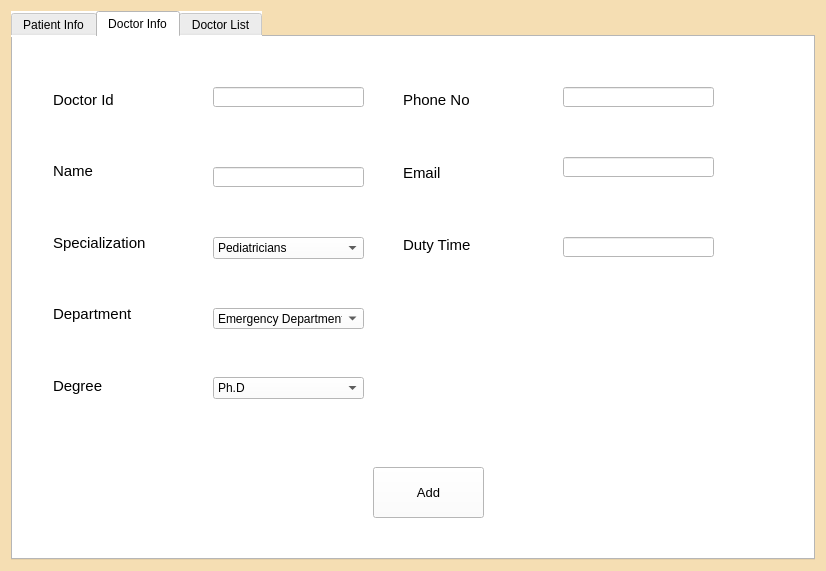
<?xml version="1.0" encoding="UTF-8"?>
<ui version="4.0">
 <class>Dialog</class>
 <widget class="QDialog" name="Dialog">
  <property name="geometry">
   <rect>
    <x>0</x>
    <y>0</y>
    <width>826</width>
    <height>571</height>
   </rect>
  </property>
  <property name="windowTitle">
   <string>AdminForm</string>
  </property>
  <property name="styleSheet">
   <string notr="true">background:rgb(245,222,179)</string>
  </property>
  <layout class="QGridLayout" name="gridLayout">
   <item row="0" column="0">
    <widget class="QTabWidget" name="tabWidget">
     <property name="styleSheet">
      <string notr="true">background:white</string>
     </property>
     <property name="currentIndex">
      <number>1</number>
     </property>
     <widget class="QWidget" name="tab">
      <attribute name="title">
       <string>Patient Info</string>
      </attribute>
      <widget class="QLineEdit" name="lineEdit_patientId">
       <property name="enabled">
        <bool>false</bool>
       </property>
       <property name="geometry">
        <rect>
         <x>160</x>
         <y>70</y>
         <width>113</width>
         <height>20</height>
        </rect>
       </property>
      </widget>
      <widget class="QLineEdit" name="lineEdit_patientName">
       <property name="geometry">
        <rect>
         <x>160</x>
         <y>140</y>
         <width>113</width>
         <height>20</height>
        </rect>
       </property>
      </widget>
      <widget class="QLineEdit" name="lineEdit_city">
       <property name="geometry">
        <rect>
         <x>160</x>
         <y>360</y>
         <width>113</width>
         <height>20</height>
        </rect>
       </property>
      </widget>
      <widget class="QLineEdit" name="lineEdit_age">
       <property name="geometry">
        <rect>
         <x>160</x>
         <y>290</y>
         <width>113</width>
         <height>20</height>
        </rect>
       </property>
      </widget>
      <widget class="QLineEdit" name="lineEdit_phone">
       <property name="geometry">
        <rect>
         <x>600</x>
         <y>130</y>
         <width>113</width>
         <height>20</height>
        </rect>
       </property>
      </widget>
      <widget class="QLineEdit" name="lineEdit_fathername">
       <property name="geometry">
        <rect>
         <x>600</x>
         <y>60</y>
         <width>113</width>
         <height>21</height>
        </rect>
       </property>
      </widget>
      <widget class="QLineEdit" name="lineEdit_email">
       <property name="geometry">
        <rect>
         <x>600</x>
         <y>210</y>
         <width>113</width>
         <height>20</height>
        </rect>
       </property>
      </widget>
      <widget class="QComboBox" name="comboBox_gender">
       <property name="geometry">
        <rect>
         <x>160</x>
         <y>210</y>
         <width>111</width>
         <height>22</height>
        </rect>
       </property>
       <item>
        <property name="text">
         <string>Female</string>
        </property>
       </item>
       <item>
        <property name="text">
         <string>Male</string>
        </property>
       </item>
      </widget>
      <widget class="QComboBox" name="comboBox_doctor">
       <property name="geometry">
        <rect>
         <x>600</x>
         <y>280</y>
         <width>111</width>
         <height>22</height>
        </rect>
       </property>
      </widget>
      <widget class="QPushButton" name="pushButton_add_patient">
       <property name="geometry">
        <rect>
         <x>360</x>
         <y>430</y>
         <width>101</width>
         <height>51</height>
        </rect>
       </property>
       <property name="font">
        <font>
         <pointsize>10</pointsize>
        </font>
       </property>
       <property name="text">
        <string>Add</string>
       </property>
      </widget>
      <widget class="QWidget" name="layoutWidget">
       <property name="geometry">
        <rect>
         <x>20</x>
         <y>40</y>
         <width>91</width>
         <height>361</height>
        </rect>
       </property>
       <layout class="QVBoxLayout" name="verticalLayout">
        <item>
         <widget class="QLabel" name="label">
          <property name="font">
           <font>
            <pointsize>11</pointsize>
           </font>
          </property>
          <property name="text">
           <string>Patient Id</string>
          </property>
         </widget>
        </item>
        <item>
         <widget class="QLabel" name="label_2">
          <property name="font">
           <font>
            <pointsize>11</pointsize>
           </font>
          </property>
          <property name="text">
           <string>Name</string>
          </property>
         </widget>
        </item>
        <item>
         <widget class="QLabel" name="label_3">
          <property name="font">
           <font>
            <pointsize>11</pointsize>
           </font>
          </property>
          <property name="text">
           <string>Gender</string>
          </property>
         </widget>
        </item>
        <item>
         <widget class="QLabel" name="label_4">
          <property name="font">
           <font>
            <pointsize>11</pointsize>
           </font>
          </property>
          <property name="text">
           <string>Age</string>
          </property>
         </widget>
        </item>
        <item>
         <widget class="QLabel" name="label_5">
          <property name="font">
           <font>
            <pointsize>11</pointsize>
           </font>
          </property>
          <property name="text">
           <string>City</string>
          </property>
         </widget>
        </item>
       </layout>
      </widget>
      <widget class="QWidget" name="layoutWidget">
       <property name="geometry">
        <rect>
         <x>460</x>
         <y>40</y>
         <width>91</width>
         <height>281</height>
        </rect>
       </property>
       <layout class="QVBoxLayout" name="verticalLayout_2">
        <item>
         <widget class="QLabel" name="label_6">
          <property name="font">
           <font>
            <pointsize>11</pointsize>
           </font>
          </property>
          <property name="text">
           <string>FatherName</string>
          </property>
         </widget>
        </item>
        <item>
         <widget class="QLabel" name="label_7">
          <property name="font">
           <font>
            <pointsize>11</pointsize>
           </font>
          </property>
          <property name="text">
           <string>Phone</string>
          </property>
         </widget>
        </item>
        <item>
         <widget class="QLabel" name="label_8">
          <property name="font">
           <font>
            <pointsize>11</pointsize>
           </font>
          </property>
          <property name="text">
           <string>Email</string>
          </property>
         </widget>
        </item>
        <item>
         <widget class="QLabel" name="label_9">
          <property name="font">
           <font>
            <pointsize>11</pointsize>
           </font>
          </property>
          <property name="text">
           <string>Doctor</string>
          </property>
         </widget>
        </item>
       </layout>
      </widget>
     </widget>
     <widget class="QWidget" name="tab_2">
      <attribute name="title">
       <string>Doctor Info</string>
      </attribute>
      <widget class="QLineEdit" name="lineEdit_doctorId">
       <property name="enabled">
        <bool>false</bool>
       </property>
       <property name="geometry">
        <rect>
         <x>200</x>
         <y>50</y>
         <width>151</width>
         <height>20</height>
        </rect>
       </property>
      </widget>
      <widget class="QLineEdit" name="lineEdit_doctorName">
       <property name="geometry">
        <rect>
         <x>200</x>
         <y>130</y>
         <width>151</width>
         <height>20</height>
        </rect>
       </property>
      </widget>
      <widget class="QLineEdit" name="lineEdit_doctorPhone">
       <property name="geometry">
        <rect>
         <x>550</x>
         <y>50</y>
         <width>151</width>
         <height>20</height>
        </rect>
       </property>
      </widget>
      <widget class="QLineEdit" name="lineEdit_doctorEmail">
       <property name="geometry">
        <rect>
         <x>550</x>
         <y>120</y>
         <width>151</width>
         <height>20</height>
        </rect>
       </property>
      </widget>
      <widget class="QLineEdit" name="lineEdit_dutyTime">
       <property name="geometry">
        <rect>
         <x>550</x>
         <y>200</y>
         <width>151</width>
         <height>20</height>
        </rect>
       </property>
      </widget>
      <widget class="QComboBox" name="comboBox_specialization">
       <property name="geometry">
        <rect>
         <x>200</x>
         <y>200</y>
         <width>151</width>
         <height>22</height>
        </rect>
       </property>
       <item>
        <property name="text">
         <string>Pediatricians</string>
        </property>
       </item>
       <item>
        <property name="text">
         <string>Dentist</string>
        </property>
       </item>
       <item>
        <property name="text">
         <string>Geriatricians</string>
        </property>
       </item>
       <item>
        <property name="text">
         <string>Dermatologists</string>
        </property>
       </item>
       <item>
        <property name="text">
         <string>Opthalmologists</string>
        </property>
       </item>
       <item>
        <property name="text">
         <string>Neurologists</string>
        </property>
       </item>
       <item>
        <property name="text">
         <string>General Surgeons</string>
        </property>
       </item>
       <item>
        <property name="text">
         <string>Orthopaedic</string>
        </property>
       </item>
       <item>
        <property name="text">
         <string>Cardiologists</string>
        </property>
       </item>
      </widget>
      <widget class="QComboBox" name="comboBox_department">
       <property name="geometry">
        <rect>
         <x>200</x>
         <y>271</y>
         <width>151</width>
         <height>21</height>
        </rect>
       </property>
       <item>
        <property name="text">
         <string>Emergency Department</string>
        </property>
       </item>
       <item>
        <property name="text">
         <string>Teeth Department</string>
        </property>
       </item>
       <item>
        <property name="text">
         <string>Eye Department</string>
        </property>
       </item>
       <item>
        <property name="text">
         <string>Genriatric Department</string>
        </property>
       </item>
       <item>
        <property name="text">
         <string>Cardio Department</string>
        </property>
       </item>
       <item>
        <property name="text">
         <string>Orthopaedic Department</string>
        </property>
       </item>
       <item>
        <property name="text">
         <string>Plastic Surgery Department</string>
        </property>
       </item>
       <item>
        <property name="text">
         <string>Paediatric Medical Ward</string>
        </property>
       </item>
       <item>
        <property name="text">
         <string>Birth Center</string>
        </property>
       </item>
       <item>
        <property name="text">
         <string>Neurology Department</string>
        </property>
       </item>
       <item>
        <property name="text">
         <string>Infectious Diseases </string>
        </property>
       </item>
      </widget>
      <widget class="QComboBox" name="comboBox_degree">
       <property name="geometry">
        <rect>
         <x>200</x>
         <y>340</y>
         <width>151</width>
         <height>22</height>
        </rect>
       </property>
       <item>
        <property name="text">
         <string>Ph.D</string>
        </property>
       </item>
       <item>
        <property name="text">
         <string>M.D</string>
        </property>
       </item>
      </widget>
      <widget class="QPushButton" name="pushButton_add_doctor">
       <property name="geometry">
        <rect>
         <x>360</x>
         <y>430</y>
         <width>111</width>
         <height>51</height>
        </rect>
       </property>
       <property name="font">
        <font>
         <pointsize>10</pointsize>
        </font>
       </property>
       <property name="text">
        <string>Add</string>
       </property>
      </widget>
      <widget class="QWidget" name="layoutWidget">
       <property name="geometry">
        <rect>
         <x>40</x>
         <y>30</y>
         <width>111</width>
         <height>351</height>
        </rect>
       </property>
       <layout class="QVBoxLayout" name="verticalLayout_3">
        <item>
         <widget class="QLabel" name="label_10">
          <property name="font">
           <font>
            <pointsize>11</pointsize>
           </font>
          </property>
          <property name="text">
           <string>Doctor Id</string>
          </property>
         </widget>
        </item>
        <item>
         <widget class="QLabel" name="label_11">
          <property name="font">
           <font>
            <pointsize>11</pointsize>
           </font>
          </property>
          <property name="text">
           <string>Name</string>
          </property>
         </widget>
        </item>
        <item>
         <widget class="QLabel" name="label_12">
          <property name="font">
           <font>
            <pointsize>11</pointsize>
           </font>
          </property>
          <property name="text">
           <string>Specialization</string>
          </property>
         </widget>
        </item>
        <item>
         <widget class="QLabel" name="label_13">
          <property name="font">
           <font>
            <pointsize>11</pointsize>
           </font>
          </property>
          <property name="text">
           <string>Department</string>
          </property>
         </widget>
        </item>
        <item>
         <widget class="QLabel" name="label_14">
          <property name="font">
           <font>
            <pointsize>11</pointsize>
           </font>
          </property>
          <property name="text">
           <string>Degree</string>
          </property>
         </widget>
        </item>
       </layout>
      </widget>
      <widget class="QWidget" name="layoutWidget">
       <property name="geometry">
        <rect>
         <x>390</x>
         <y>30</y>
         <width>111</width>
         <height>211</height>
        </rect>
       </property>
       <layout class="QVBoxLayout" name="verticalLayout_4">
        <item>
         <widget class="QLabel" name="label_15">
          <property name="font">
           <font>
            <pointsize>11</pointsize>
           </font>
          </property>
          <property name="text">
           <string>Phone No</string>
          </property>
         </widget>
        </item>
        <item>
         <widget class="QLabel" name="label_16">
          <property name="font">
           <font>
            <pointsize>11</pointsize>
           </font>
          </property>
          <property name="text">
           <string>Email</string>
          </property>
         </widget>
        </item>
        <item>
         <widget class="QLabel" name="label_17">
          <property name="font">
           <font>
            <pointsize>11</pointsize>
           </font>
          </property>
          <property name="text">
           <string>Duty Time</string>
          </property>
         </widget>
        </item>
       </layout>
      </widget>
     </widget>
     <widget class="QWidget" name="tab_3">
      <attribute name="title">
       <string>Doctor List</string>
      </attribute>
      <widget class="QLabel" name="label_18">
       <property name="geometry">
        <rect>
         <x>140</x>
         <y>50</y>
         <width>91</width>
         <height>41</height>
        </rect>
       </property>
       <property name="font">
        <font>
         <pointsize>11</pointsize>
        </font>
       </property>
       <property name="text">
        <string>Department</string>
       </property>
      </widget>
      <widget class="QLabel" name="label_19">
       <property name="geometry">
        <rect>
         <x>140</x>
         <y>110</y>
         <width>91</width>
         <height>41</height>
        </rect>
       </property>
       <property name="font">
        <font>
         <pointsize>11</pointsize>
        </font>
       </property>
       <property name="text">
        <string>Specialization</string>
       </property>
      </widget>
      <widget class="QComboBox" name="comboBox_department_2">
       <property name="geometry">
        <rect>
         <x>270</x>
         <y>60</y>
         <width>211</width>
         <height>31</height>
        </rect>
       </property>
       <property name="font">
        <font>
         <pointsize>10</pointsize>
        </font>
       </property>
       <item>
        <property name="text">
         <string>Emergency Department</string>
        </property>
       </item>
       <item>
        <property name="text">
         <string>Teeth Department</string>
        </property>
       </item>
       <item>
        <property name="text">
         <string>Eye Department</string>
        </property>
       </item>
       <item>
        <property name="text">
         <string>Genriatric Department</string>
        </property>
       </item>
       <item>
        <property name="text">
         <string>Carido Department</string>
        </property>
       </item>
       <item>
        <property name="text">
         <string>Orthopaedic Department</string>
        </property>
       </item>
       <item>
        <property name="text">
         <string>Plastic Surgery Department</string>
        </property>
       </item>
       <item>
        <property name="text">
         <string>Paediatric Medical Ward</string>
        </property>
       </item>
       <item>
        <property name="text">
         <string>Birth Center</string>
        </property>
       </item>
       <item>
        <property name="text">
         <string>Neurology Department</string>
        </property>
       </item>
       <item>
        <property name="text">
         <string>Infectious Diseases</string>
        </property>
       </item>
      </widget>
      <widget class="QComboBox" name="comboBox_specialization_2">
       <property name="geometry">
        <rect>
         <x>270</x>
         <y>120</y>
         <width>211</width>
         <height>31</height>
        </rect>
       </property>
       <property name="font">
        <font>
         <pointsize>10</pointsize>
        </font>
       </property>
       <item>
        <property name="text">
         <string>Pediatricians</string>
        </property>
       </item>
       <item>
        <property name="text">
         <string>Dentist</string>
        </property>
       </item>
       <item>
        <property name="text">
         <string>Geriatricians</string>
        </property>
       </item>
       <item>
        <property name="text">
         <string>Dermatologists</string>
        </property>
       </item>
       <item>
        <property name="text">
         <string>Opthalmologists</string>
        </property>
       </item>
       <item>
        <property name="text">
         <string>Neurologists</string>
        </property>
       </item>
       <item>
        <property name="text">
         <string>General Surgeons</string>
        </property>
       </item>
       <item>
        <property name="text">
         <string>Orthopaedic</string>
        </property>
       </item>
       <item>
        <property name="text">
         <string>Cardiologists</string>
        </property>
       </item>
      </widget>
      <widget class="QTableView" name="tableView_doctor_list">
       <property name="geometry">
        <rect>
         <x>40</x>
         <y>210</y>
         <width>721</width>
         <height>291</height>
        </rect>
       </property>
      </widget>
      <widget class="QPushButton" name="pushButton_show">
       <property name="geometry">
        <rect>
         <x>660</x>
         <y>160</y>
         <width>101</width>
         <height>31</height>
        </rect>
       </property>
       <property name="text">
        <string>Show</string>
       </property>
      </widget>
     </widget>
    </widget>
   </item>
  </layout>
 </widget>
 <resources/>
 <connections/>
</ui>
